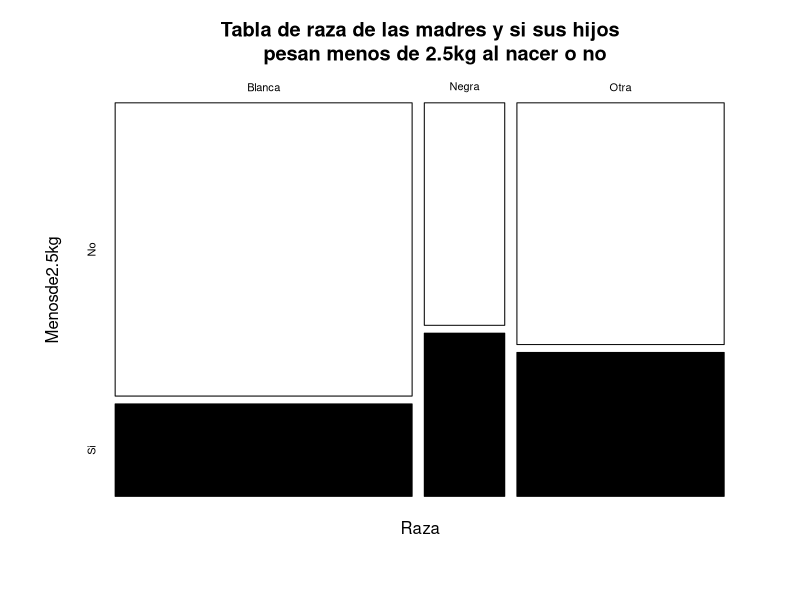
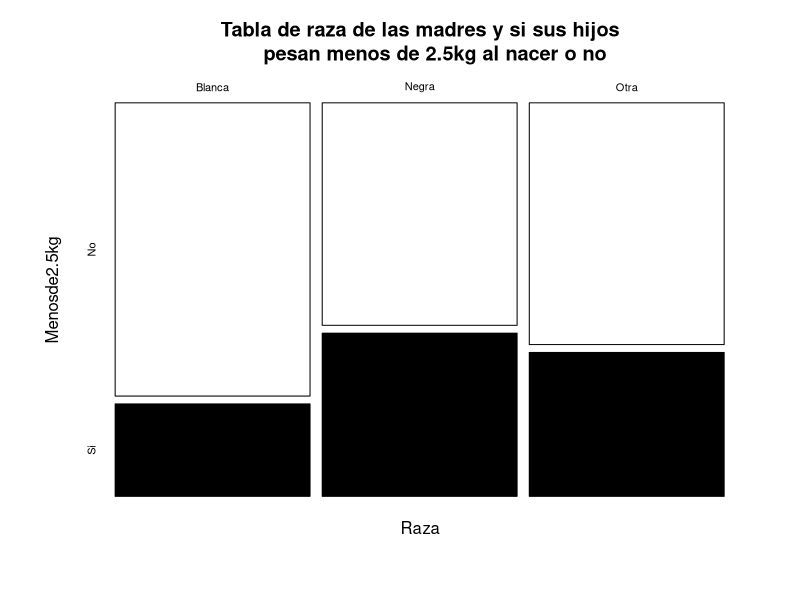
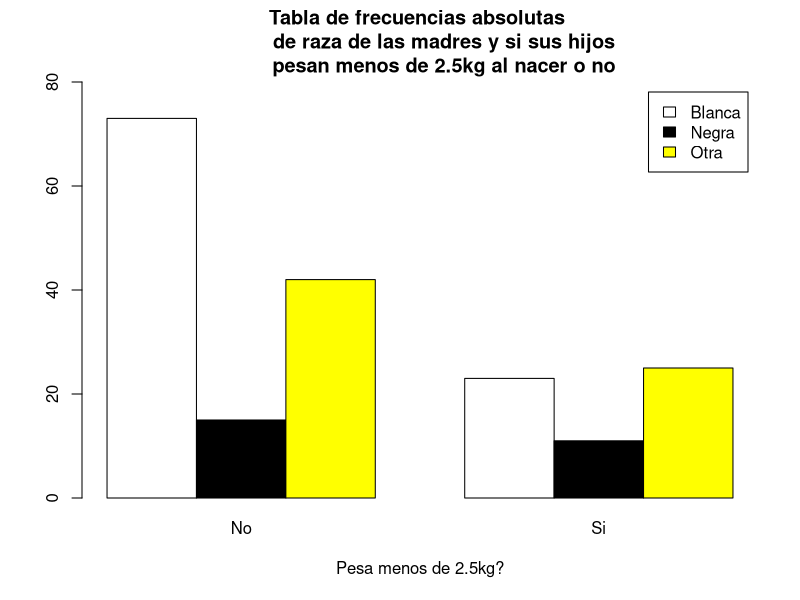
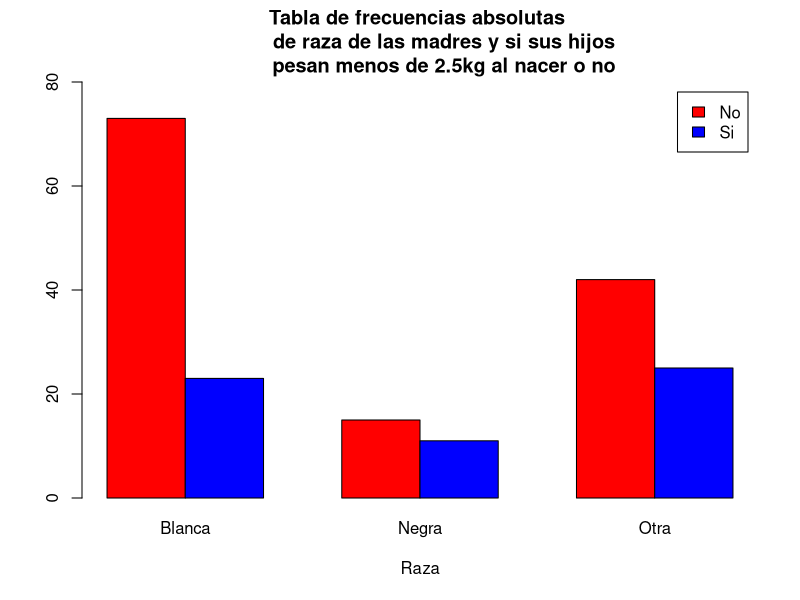
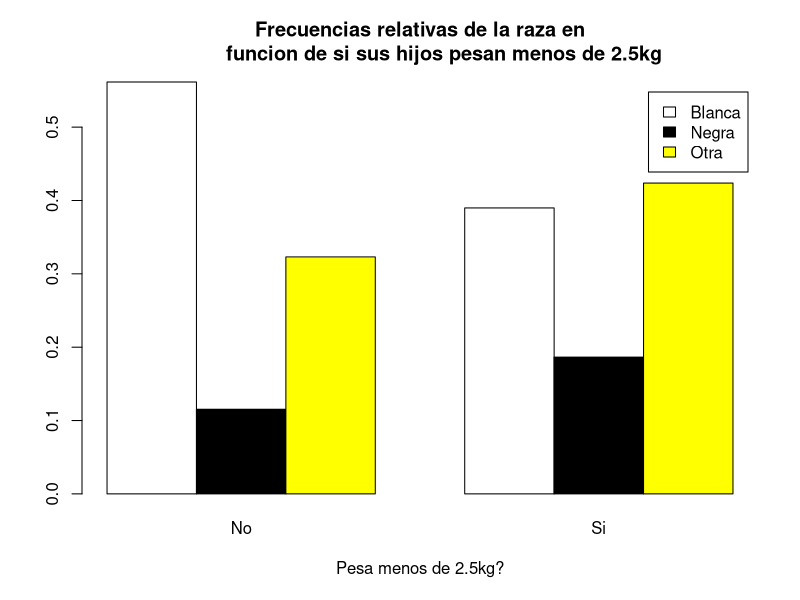
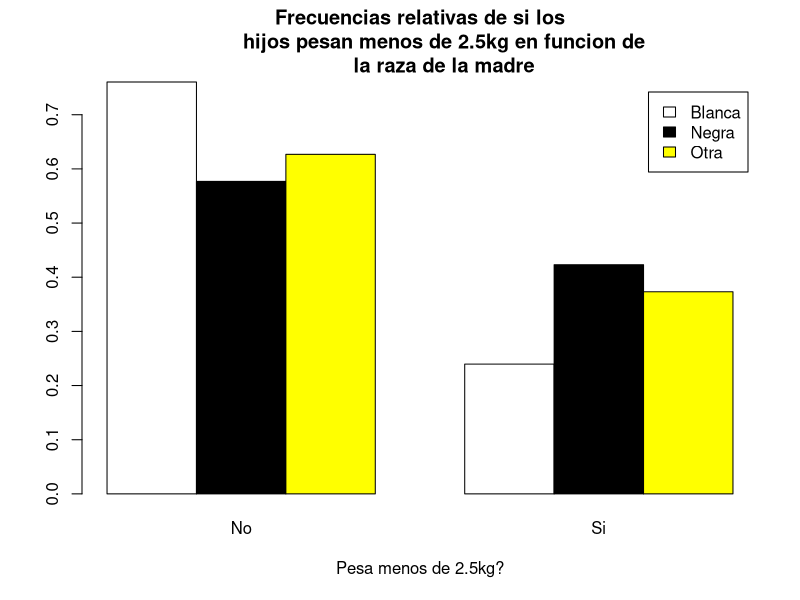
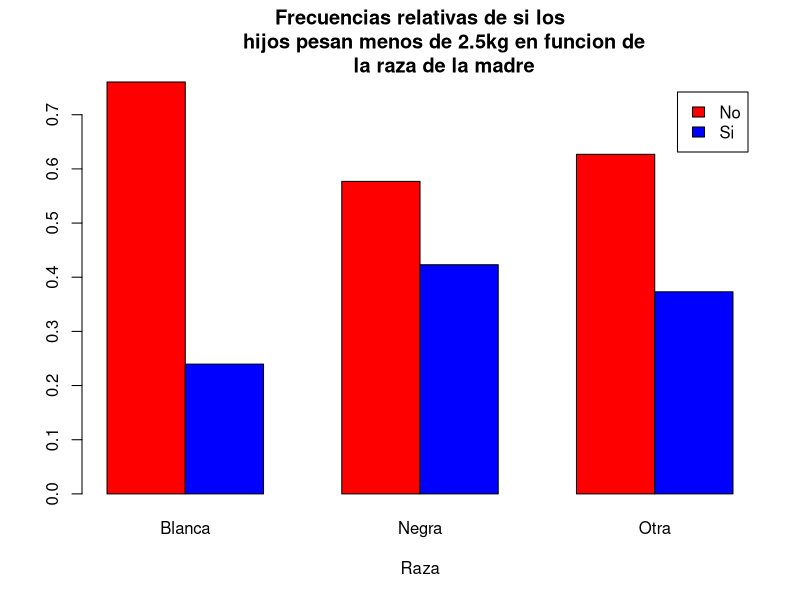
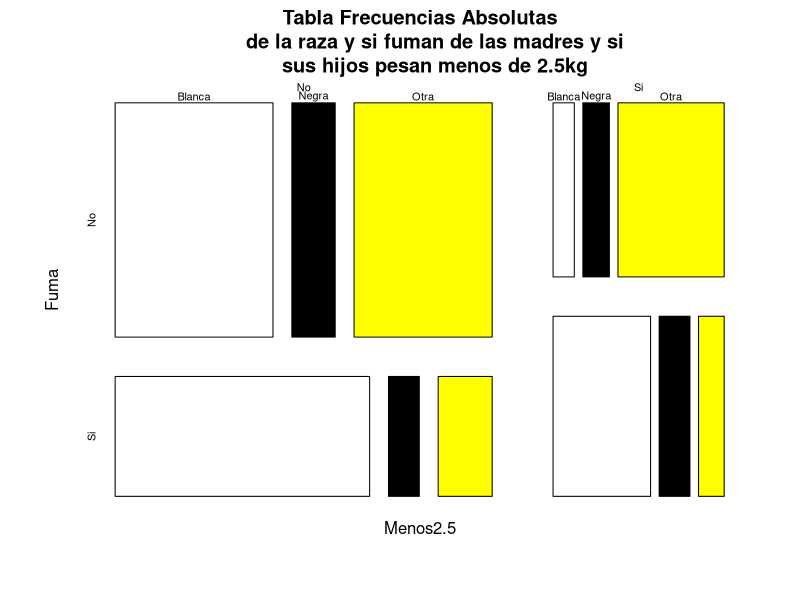

The R script that drew these images, in order:
## ---- chunk 1
knitr::opts_chunk$set(echo = TRUE)
## ---- chunk 2
library(MASS)
datostarea9=birthwt
## ---- chunk 3
str(datostarea9)
head(datostarea9)
datostarea9
## ---- chunk 4
Raza=datostarea9$race
Menos2.5=datostarea9$low
tablaej2=table(Raza,Menos2.5)

dimnames(tablaej2)=list(
  Raza=c("Blanca","Negra","Otra"),
  Menosde2.5kg=c("No","Si")
)

tablaej2 #observemos la tabla de frec. abs.

prop.table(tablaej2, margin = 2) #Esta tabla es poco util para ver si la raza de la madre influye en el peso ya que hace las relativas de cada raza dentro de los que pesan mas de 2.5 y dentro de los q pesan menos. Y claro puede haber menos negras dentro de los que pesan menos de 2.5 pero puede ser por el hecho de que haya menos negras en general.
prop.table(tablaej2, margin = 1) #Esta es mas util, pq nos separa las razas, y dentro de cada una muestra la probabilidad de que pese mas o menos 2.5. 
#Observemos que de las blancas, un 76% tienen hijos que NO pesan menos de 2.5, ganando al 57% de las negras y 62% de otras.
#Y observemos que de las negras, un 42% tienen hijos q pesan menos de 2.5, ganando al 24% y 37% de las blancas y otras, respectivamente.

## ---- chunk 5

plot(tablaej2, main="Tabla de raza de las madres y si sus hijos
     pesan menos de 2.5kg al nacer o no",
     col=c("white","black")) #Es la tabla de frec abs


plot(prop.table(tablaej2, margin = 1), main="Tabla de raza de las madres y si sus hijos
     pesan menos de 2.5kg al nacer o no",
     col=c("white","black")) #Tabla de frec relativas marginando por raza (Es decir, mirar dentro de cada raza por separado si el hijo pesa mas o menos de 2.5kg)
## ---- chunk 6
#Grafico 1: Frecuencias absolutas de las razas de madres y si sus hijos pesan menos de 2.5. Observamos rapidamente en la  muestra, lo que mas hay son blancas con hijos que pesan MAS de 2.5kg.
barplot(tablaej2, beside=TRUE, legend.text = TRUE,
        col=c("white","black","yellow"),
        ylim = c(0,80), main="Tabla de frecuencias absolutas 
        de raza de las madres y si sus hijos
        pesan menos de 2.5kg al nacer o no",
        xlab = "Pesa menos de 2.5kg?",
        )

#Grafico 2: Tambien es de frecuencias absolutas de las razas de madres y si sus hijos pesan menos de 2.5 pero hemos juntado blancas que si con blancas que no, negras que si con negras que no, y igual con otras. De esta forma vemos que dentro de las negras hay masomenos igual de las q tienen hijos de menos de 2.5 que de las de mas, al contrario que las blancas donde hay una gran diferencia entre si y no.
barplot(t(tablaej2), beside=TRUE, legend.text = TRUE,
        col=c("red","blue"),
        ylim = c(0,80), main="Tabla de frecuencias absolutas 
        de raza de las madres y si sus hijos
        pesan menos de 2.5kg al nacer o no",
        xlab = "Raza",
        )

#Grafico 3: Considero que es el grafico mas inutil ya que es el de las frecuencias relativas de la raza en funcion de si sus hijos pesan menos de 2.5kg. Es decir, mira dentro del si cuantas de cada raza hay y dentro del no cuantas de cada raza hay. 
#Pero claro, puede ser que en la muestra haya pocas negras(y es lo que pasa) y puedas pensar que de las negras de todo el mundo muy pocas tengan hijos que pesen menos de 2.5kg, cosa que es erronea si vemos los proximos graficos.
barplot(prop.table(tablaej2, margin = 2), beside=TRUE, legend.text = TRUE,
        xlab = "Pesa menos de 2.5kg?", main="Frecuencias relativas de la raza en
        funcion de si sus hijos pesan menos de 2.5kg",
        col=c("white","black","yellow"),
        )

#Graficos 4 y 5: Grafico de las frecuencias relativas de si los hijos pesan menos de 2.5kg en funcion de la raza de la madre. 
#Observemos que de las negras, hay muchas que si tienen hijos con menos de 2.5kg, pero sin llegar a superar a las de mas. Pero de las blancas y de las otras, la diferencia entre mas y menos de 2.5 es mucho mas grande.
barplot(prop.table(tablaej2, margin = 1), beside=TRUE, legend.text = TRUE,
        xlab = "Pesa menos de 2.5kg?", main="Frecuencias relativas de si los
        hijos pesan menos de 2.5kg en funcion de
        la raza de la madre",
        col=c("white","black","yellow"),
        )
barplot(t(prop.table(tablaej2, margin = 1)), beside=TRUE, legend.text = TRUE,
        xlab = "Raza", main="Frecuencias relativas de si los
        hijos pesan menos de 2.5kg en funcion de
        la raza de la madre",
        col=c("red","blue"),
        )
## ---- chunk 7
Raza=factor(datostarea9$race, levels = c(1,2,3), labels=c("Blanca","Negra","Otra"))

Fuma=factor(datostarea9$smoke, levels=c(0,1), labels=c("No","Si"))

Menos2.5=factor(datostarea9$low, levels=c(0,1), labels=c("No","Si"))

tablaej7=table(Menos2.5,Fuma,Raza)

tablaej7

## ---- chunk 8
#Mejor tabla para ver si la raza de la madre y su condición de fumadora o no fumadora influyen en el peso del bebé. (Es la tabla de frecuencias relativas marginando si fuma y la raza)
prop.table(tablaej7,margin=c(2,3)) #De esta tabla observamos que si eres blanca y no fumas, lo mas probable es que tu hijo NO pese menos de 2.5kg con un 90% de posibilidades, o que si eres negra y fumas, lo mas probable es que tu hijo pese menos de 2.5kg, con un 60%. Asi que no hay q fumar para que el hijo salga sano, y sobretodo si eres de raza negra.
## ---- chunk 9
plot(tablaej7, col=c("white","black","yellow"), main="Tabla Frecuencias Absolutas
     de la raza y si fuman de las madres y si
     sus hijos pesan menos de 2.5kg")

plot(prop.table(tablaej7,margin=c(2,3)), col=c("white","black","yellow"),
     main="Tabla de frecuencias relativas marginando si fuma y raza,
     por tanto, hay que comparar cada cuadrado con el de
     su color que esta a su derecha (o izquierda)") 
#Tabla de frecuencias relativas marginando si fuma y raza.
